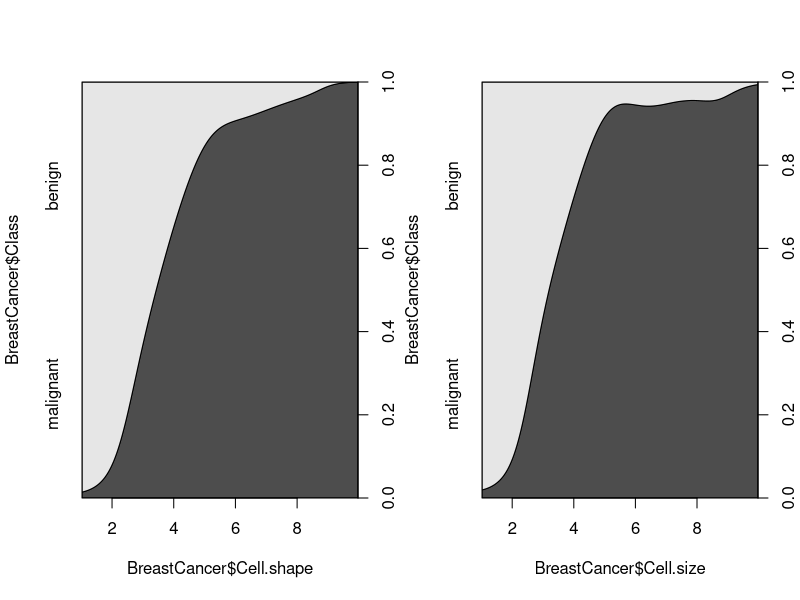
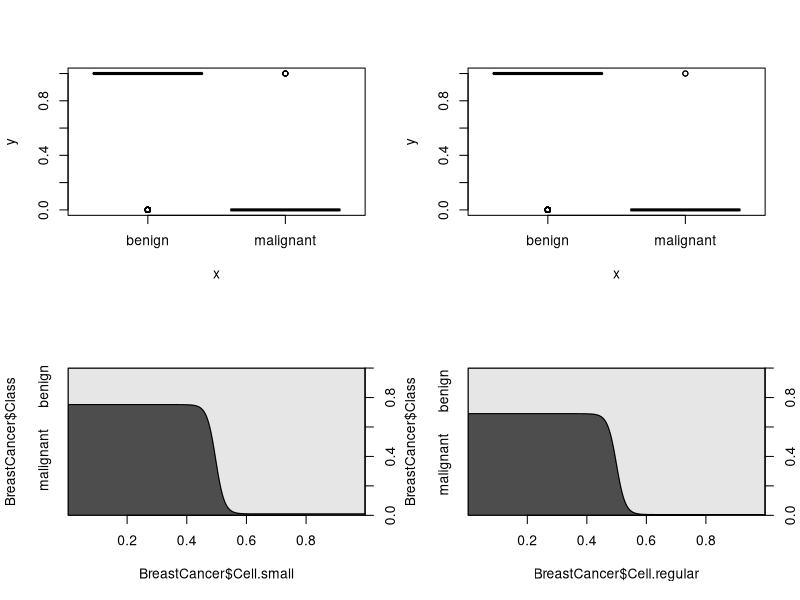

Recreate these plots in R, in order.
## ---- chunk 1
library(mlbench)
data("BreastCancer")
head(BreastCancer)
str(BreastCancer)
## ---- chunk 2
ben <- sum(BreastCancer$Class == "benign")/nrow(BreastCancer)
malig <- sum(BreastCancer$Class == "malignant")/nrow(BreastCancer)
print(paste("The benign class made up this percent of the total: ", ben))
print(paste("The malignant class made up this percent of the total", malig))
## ---- chunk 3
set.seed(1234)
i <- sample(1:nrow(BreastCancer), nrow(BreastCancer)*.75,replace = FALSE)
train <- BreastCancer[i,]
test <- BreastCancer[-i,]
##creating hte model based on size and shape
glm0 <- glm(BreastCancer$Class~BreastCancer$Cell.size+BreastCancer$Cell.shape, family = "binomial", data = train)

## There was an error in creating the model, however the model did build
## running summart on glm0 to show it built

summary(glm0)
## ---- chunk 4
BreastCancer$Cell.small <- ifelse(BreastCancer$Cell.size == 1, 1, 0)
BreastCancer$Cell.regular <- ifelse(BreastCancer$Cell.shape == 1,1,0)
cols <- c("Cell.size","Cell.shape","Cell.small","Cell.regular")
summary(BreastCancer[cols])
## ---- chunk 5
par(mfrow=c(1,2))
cdplot(BreastCancer$Class~BreastCancer$Cell.shape)
cdplot(BreastCancer$Class~BreastCancer$Cell.size)
## ---- chunk 6
par(mfrow=c(2,2))
plot(BreastCancer$Class,BreastCancer$Cell.small)
plot(BreastCancer$Class,BreastCancer$Cell.regular)
cdplot(BreastCancer$Class~BreastCancer$Cell.small)
cdplot(BreastCancer$Class~BreastCancer$Cell.regular)
## ---- chunk 7
smallM <- sum(BreastCancer$Cell.small == 1 & BreastCancer$Class == "malignant")/nrow(BreastCancer)
nsmallM <- sum(BreastCancer$Cell.small == 0 & BreastCancer$Class == "malignant")/nrow(BreastCancer)
regM <- sum(BreastCancer$Cell.regular == 1 & BreastCancer$Class == "malignant")/nrow(BreastCancer)
nregM <- sum(BreastCancer$Cell.regular == 0 & BreastCancer$Class == "malignant")/nrow(BreastCancer)

print(paste("The amount of non small and non regular size categories combined for almost the total amount of malignant cases: ", nregM))
print(paste("However, the amount of small and regular cases were both below 1% of the malignant cases with small being higher at this percentage: ", smallM))
## ---- chunk 8
set.seed(1234)
i <- sample(1:nrow(BreastCancer), nrow(BreastCancer)*.8,replace = FALSE)
train <- BreastCancer[i,]
test <- BreastCancer[-i,]
## ---- chunk 9
glm1 <- glm(BreastCancer$Class~BreastCancer$Cell.small+BreastCancer$Cell.regular, family = "binomial", data = train)
summary(glm1)
## ---- chunk 10
library("caret")
p1 <- predict(glm1, newdata=test, type="response")

## ---- chunk 11
library(e1071)
nb1 <- naiveBayes(BreastCancer$Class~BreastCancer$Cell.small+BreastCancer$Cell.regular, data = train)
nb1
## ---- chunk 12
library(caret)
p2 <- predict(nb1, newdata = test, type = "class")
confusionMatrix(p2, test$Class)
